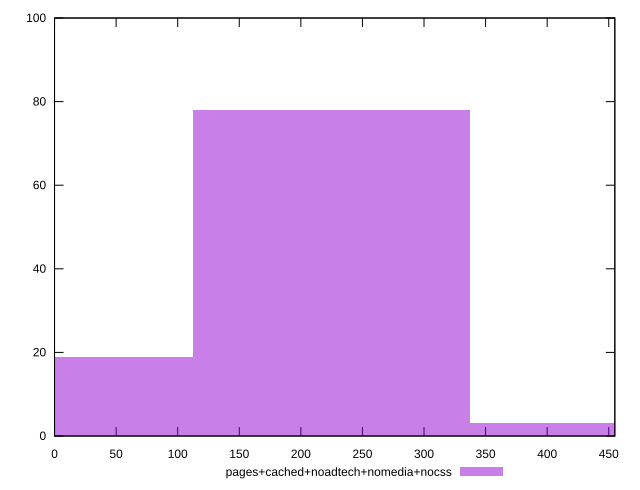

The script that saved this image:
reset

$pagesCachedNoadtechNomediaNocss <<EOF
224.9356393084012 78
0 19
449.8712786168024 3
EOF

set key outside below
set boxwidth 224.9356393084012
set xrange [0:454.9300000006333]
set yrange [0:100]
set trange [0:100]
set style fill transparent solid 0.5 noborder
set terminal svg size 640, 490 enhanced background rgb 'white'
set output "report_00015_2021-02-09T16-11-33.973Z/uses-rel-preconnect/comparison/histogram/4_vs_5.svg"

plot $pagesCachedNoadtechNomediaNocss title "pages+cached+noadtech+nomedia+nocss" with boxes

reset
